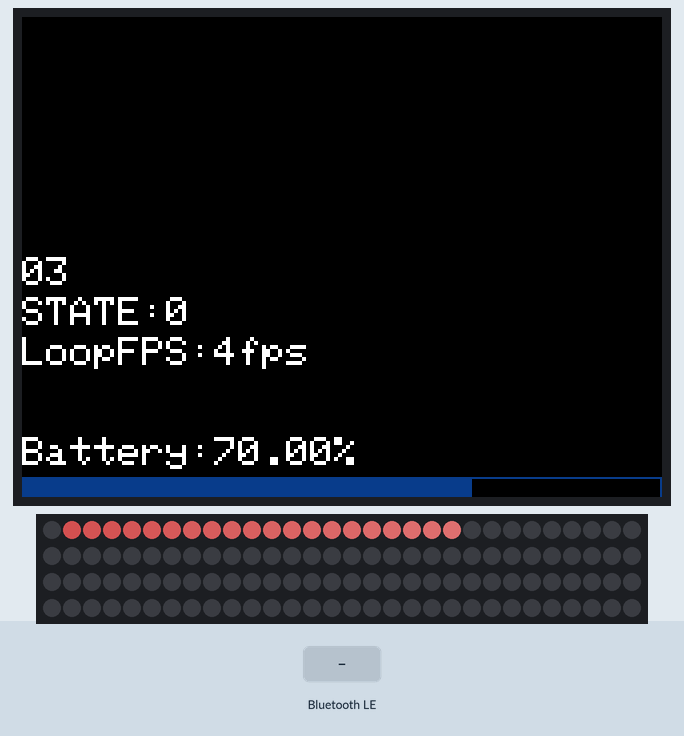
Simulated run of this sketch. Board: ESP32. Parts: 320×240 colour display, 120 RGB LEDs in strip order, left to right, continuing on the next row. The inputs (shaded band) are chosen by the test bench. Dim RGB values are drawn brighter than linear; nothing arrives over Bluetooth unless stated; a phone connects over Bluetooth LE 3 s after start; what the sketch prints to the serial monitor is not drawn.

Above: at 1.4 s.
1.5 s: Bluetooth LE write "loop0" received
At 1.81 s:
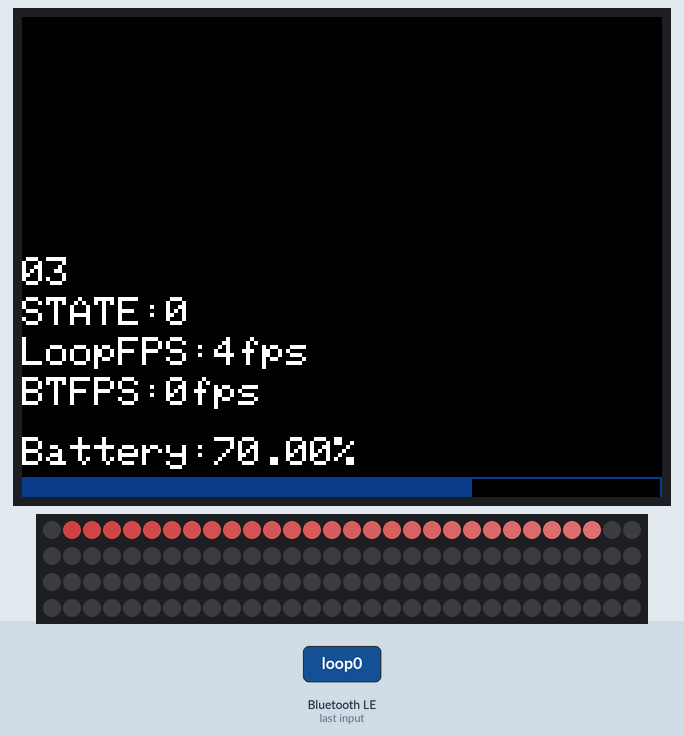
4.9 s: Bluetooth LE write "3" received
At 7.34 s:
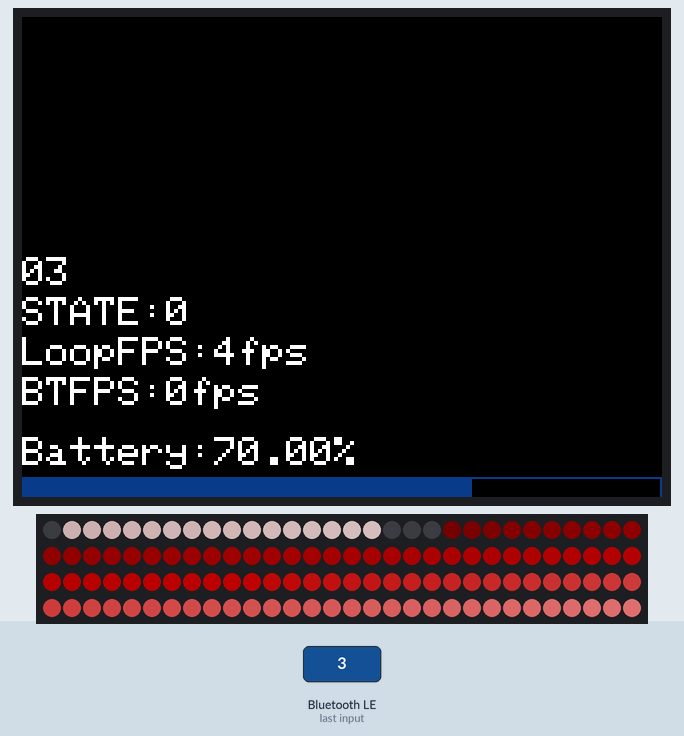
7.9 s: Bluetooth LE write "5" received
At 9.48 s:
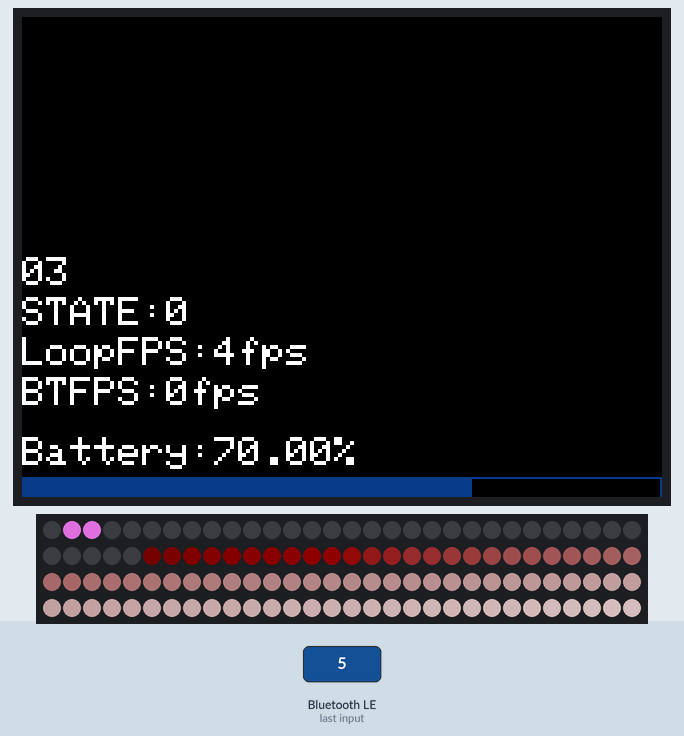
10.9 s: Bluetooth LE write "loop1" received
At 11.94 s:
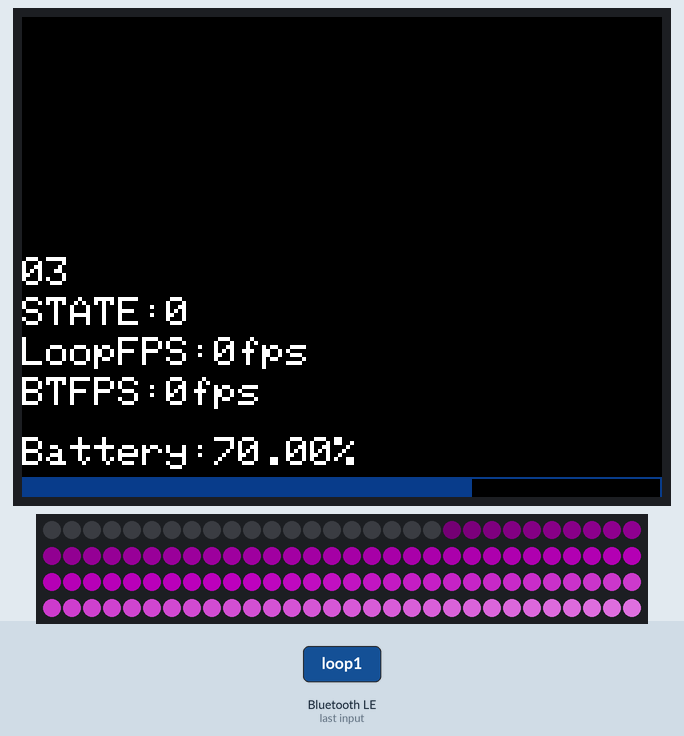

The sketch:

BLE_write_RGBW.ino
```cpp
/*
    Based on Neil Kolban example for IDF: https://github.com/nkolban/esp32-snippets/blob/master/cpp_utils/tests/BLE%20Tests/SampleWrite.cpp
    Ported to Arduino ESP32 by Evandro Copercini
*/
#include <M5Core2.h>
#include <BLEDevice.h>
#include <BLEUtils.h>
#include <BLEServer.h>
#include <BLE2902.h>

// See the following for generating UUIDs:
// https://www.uuidgenerator.net/

#define SERVICE_UUID        "4fafc201-1fb5-459e-8fcc-c5c9c331914b"
#define CHARACTERISTIC_UUID "beb5483e-36e1-4688-b7f5-ea07361b26a8"

#define CHARACTERISTIC_UUID_RX      "7a4a668e-0f71-11ec-82a8-0242ac130003"
#define CHARACTERISTIC_UUID_NOTIFY  "7a4a668e-0f71-11ec-82a8-0242ac130003"

#include <Adafruit_NeoPixel.h>
#define LED_PIN   32
//#define LED_COUNT 288
#define LED_COUNT 120//60 *2
//#define BRIGHTNESS 64// Set BRIGHTNESS to about 1/4 (max = 255)
#define BRIGHTNESS 200
#define id "03"
Adafruit_NeoPixel strip(LED_COUNT, LED_PIN, NEO_GRBW + NEO_KHZ800);

//#include "math.h"
//#define DEG_TO_RAD(X) (M_PI*(X)/180)
//#include "ColorConverter.h"
//https://github.com/tigoe/ColorConverter

unsigned long now = 0;
unsigned long last = 0;
//String id = "M5Stack-Front-L";
String myValue;
String raw[10] = {"\0"};// H,S,I for 50 pixels

int state = 0;
int counter = 0;
int counterLimit = 10000;
/*
int r = 127;
int g = 127;
int b = 127;
int w = 127;
int leds = 150;
int led_interval = 4;

int led_cycle = 10;
int led_cycle_counter = 0;

int led_speed = 1;
int led_speed_counter = 0;
int led_speed_counter_limit = 20;
bool isGo = true;
*/

void process(){
    Serial.println("Process:"+myValue);

    int l = split(myValue, ',',raw);

    Serial.println("State:"+raw[0]);
    state = raw[0].toInt();
    /*
    Serial.println("R:"+raw[0]);
    Serial.println("G:"+raw[1]);
    Serial.println("B:"+raw[2]);
    Serial.println("W:"+raw[3]);
    Serial.println("Interval:"+raw[4]);
    Serial.println("Cycle:"+raw[5]);
    Serial.println("Speed:"+raw[6]);

    r = raw[0].toInt();
    g = raw[1].toInt();
    b = raw[2].toInt();
    w = raw[3].toInt();
    led_interval = raw[4].toInt();
    led_cycle = raw[5].toInt();
    led_speed = raw[6].toInt();
    */

}

class MyCallbacks: public BLECharacteristicCallbacks {
      //FPS

    unsigned long now = 0;
    unsigned long last = 0;
    void onWrite(BLECharacteristic *pCharacteristic) {
      //Serial.println("OnWrite");
      std::string value = pCharacteristic->getValue();
      if (value.length() > 0) {
        showFps();
        String s = value.c_str();
        myValue = s;
        process();
      }
    }

    void showFps(){
      last = now;
      now = millis();
      int diff = now - last;
      float fps = 1000.0 / (float) diff;
      int ifps = (int)fps;
      String s = String("BTFPS:")+String(ifps).c_str()+String("fps  ");
      M5.Lcd.setCursor(0, 240-60);
      M5.Lcd.setTextSize(2);
      M5.Lcd.print(s);
    }
};


void btSetup(){
  Serial.println("btSetUp");
   BLEDevice::init(id);
  //BLEDevice::setMTU(1080);
  BLEServer *pServer = BLEDevice::createServer();
  //pServer->setCallbacks(new MyServerCallbacks());

  // Create the BLE Service
  BLEService *pService = pServer->createService(SERVICE_UUID);

  // Create a BLE Characteristic

  BLECharacteristic * pNotifyCharacteristic;
  pNotifyCharacteristic = pService->createCharacteristic(
                        CHARACTERISTIC_UUID_NOTIFY,
                        BLECharacteristic::PROPERTY_NOTIFY
                        );

  pNotifyCharacteristic->addDescriptor(new BLE2902());


  BLECharacteristic *pCharacteristic = pService->createCharacteristic(
                                         CHARACTERISTIC_UUID,
                                         /*BLECharacteristic::PROPERTY_READ |*/
                                         BLECharacteristic::PROPERTY_WRITE
                                       );


  pCharacteristic->addDescriptor(new BLE2902());
  pCharacteristic->setCallbacks(new MyCallbacks());

  pCharacteristic->setValue("Hello World");
  pService->start();

  BLEAdvertising *pAdvertising = pServer->getAdvertising();
  pAdvertising->start();
}

void ledSetup(){
  Serial.println("ledSetup");
  strip.begin();           // INITIALIZE NeoPixel strip object (REQUIRED)
  strip.show();            // Turn OFF all pixels ASAP
  strip.setBrightness(BRIGHTNESS);
}


void showBatteryLevel(){
  //https://community.m5stack.com/topic/2994/core2-how-to-know-the-current-battery-level/4
  float batVoltage = M5.Axp.GetBatVoltage();
  float batPercentage = ( batVoltage < 3.2 ) ? 0 : ( batVoltage - 3.2 ) * 100;
  String s = String("Battery:")+String(batPercentage ).c_str()+String("%");
   //M5.Lcd.drawString(s, 0, 100, 1);
  int i = (int) batPercentage;
  M5.Lcd.setCursor(0, 240-30);
  M5.Lcd.setTextSize(2);
  M5.Lcd.print(s);
  M5.Lcd.progressBar(0, 240-10, 320, 20, i);
}


void showFps(){
  last = now;
  now = millis();
  int diff = now - last;
  float fps = 1000.0 / (float) diff;
  int ifps = (int)fps;
  String s = String("LoopFPS:")+String(ifps).c_str()+String("fps  ");
  M5.Lcd.setCursor(0, 240-80);
  M5.Lcd.setTextSize(2);
  M5.Lcd.print(s);
}

void showState(){
  String s = String("STATE:")+String(state)+"   ";
  M5.Lcd.setCursor(0, 240-100);
  M5.Lcd.setTextSize(2);
  M5.Lcd.print(s);
}

void showId(){
  String s = id;
  M5.Lcd.setCursor(0, 240-120);
  M5.Lcd.setTextSize(2);
  M5.Lcd.print(s);
}


//https://algorithm.joho.info/arduino/string-split-delimiter/

int split(String data, char delimiter, String *dst){

    int index = 0;
    int arraySize = (sizeof(data)/sizeof((data)[0]));
    int datalength = data.length();

    for (int i = 0; i < 10; i++) {
      dst[i] = "";
    }

    for (int i = 0; i < datalength; i++) {
        char tmp = data.charAt(i);
        if ( tmp == delimiter ) {
            index++;
            if ( index > (arraySize - 1)) return -1;
        }
        else dst[index] += tmp;
        //else dst[index] = tmp;
    }
    return (index + 1);
    //return dst;
}


void setup() {
  M5.begin();
  //Serial.begin(115200);
  Serial.println("setup0");
  M5.Lcd.fillScreen(BLACK);
  Serial.println("setup1");
  btSetup();
  ledSetup();
  showId();
  showBatteryLevel();
}


void loop() {
  if(counter>counterLimit){
    counter = 0;
    showBatteryLevel();
  }
  //Serial.println("loop0");
  //M5.update();
  //Serial.println("loop1");
  showFps();
  showState();

  if(state == 0){
    colorWipeTwo(200,100,100,0,50);
  }
  if(state == 1){
    colorWipeTwo(200,100,100,0,15);
  }

  if(state == 2){
    colorWipeTwo(170,150,150,0,50);
  }
  if(state == 3){
    colorWipeTwo(170,150,150,0,15);
  }

  if(state == 4){
    colorWipeTwo(200,100,200,0,50);
  }
  if(state == 5){
    colorWipeTwo(200,100,200,0,15);
  }

  if(state == 6){
    colorWipeTwo(100,100,200,0,50);
  }
  if(state == 7){
    colorWipeTwo(100,100,200,0,15);
  }

  if(state == 8){
    colorWipeTwo(100,150,200,0,50);
  }
  if(state == 9){
    colorWipeTwo(100,150,200,0,15);
  }

  if(state == 10){
    colorWipeTwo(100,100,100,255,50);
  }
  if(state == 11){
    colorWipeTwo(100,100,100,255,15);
  }

  if(state == 12){
    whiteOverRainbow(75, 5);
  }
  if(state == 13){
    pulseWhite(5);
  }
  if(state == 14){
    rainbowFade2White(3, 3, 1);
  }
  if(state == 99){

  }

  delay(150);//100ms is not enough to make a room for callback
  counter++;

}

// Fill strip pixels one after another with a color. Strip is NOT cleared
// first; anything there will be covered pixel by pixel. Pass in color
// (as a single 'packed' 32-bit value, which you can get by calling
// strip.Color(red, green, blue) as shown in the loop() function above),
// and a delay time (in milliseconds) between pixels.
void colorWipe(uint32_t color, int wait) {
  for(int i=0; i<strip.numPixels(); i++) { // For each pixel in strip...
    strip.setPixelColor(i, color);         //  Set pixel's color (in RAM)
    strip.show();                          //  Update strip to match
    delay(wait);                           //  Pause for a moment
  }
}

void colorWipeTwo(int r,int g,int b,int w, int wait) {

  for(int i=0; i<strip.numPixels(); i++) { // For each pixel in strip...
  //for(int i=0; i<LED_COUNT;i++){
    int counter = 0;
    for(int j=i; j>0; j--) {
      int rTwo = r-counter;
      if(rTwo<0){
        rTwo = 0;
      }
      int gTwo = g-counter;
      if(gTwo<0){
        gTwo = 0;
      }
      int bTwo = b-counter;
      if(bTwo<0){
        bTwo = 0;
      }
     int wTwo = w-counter;
      if(wTwo<0){
        wTwo = 0;
      }

      uint32_t  c = strip.Color(  rTwo,   gTwo,   bTwo, wTwo);
      strip.setPixelColor(j, c);         //  Set pixel's color (in RAM)
      //counter++;

      int step = 288/strip.numPixels();
      counter+=step;
    }

    strip.show();                          //  Update strip to match
    delay(wait);                           //  Pause for a moment
  }
}

void whiteOverRainbow(int whiteSpeed, int whiteLength) {

  if(whiteLength >= strip.numPixels()) whiteLength = strip.numPixels() - 1;

  int      head          = whiteLength - 1;
  int      tail          = 0;
  int      loops         = 3;
  int      loopNum       = 0;
  uint32_t lastTime      = millis();
  uint32_t firstPixelHue = 0;

  for(;;) { // Repeat forever (or until a 'break' or 'return')
    for(int i=0; i<strip.numPixels(); i++) {  // For each pixel in strip...
      if(((i >= tail) && (i <= head)) ||      //  If between head & tail...
         ((tail > head) && ((i >= tail) || (i <= head)))) {
        strip.setPixelColor(i, strip.Color(0, 0, 0, 255)); // Set white
      } else {                                             // else set rainbow
        int pixelHue = firstPixelHue + (i * 65536L / strip.numPixels());
        strip.setPixelColor(i, strip.gamma32(strip.ColorHSV(pixelHue)));
      }
    }

    strip.show(); // Update strip with new contents
    // There's no delay here, it just runs full-tilt until the timer and
    // counter combination below runs out.

    firstPixelHue += 40; // Advance just a little along the color wheel

    if((millis() - lastTime) > whiteSpeed) { // Time to update head/tail?
      if(++head >= strip.numPixels()) {      // Advance head, wrap around
        head = 0;
        if(++loopNum >= loops) return;
      }
      if(++tail >= strip.numPixels()) {      // Advance tail, wrap around
        tail = 0;
      }
      lastTime = millis();                   // Save time of last movement
    }
  }
}

void pulseWhite(uint8_t wait) {
  for(int j=0; j<256; j++) { // Ramp up from 0 to 255
    // Fill entire strip with white at gamma-corrected brightness level 'j':
    strip.fill(strip.Color(0, 0, 0, strip.gamma8(j)));
    strip.show();
    delay(wait);
  }

  for(int j=255; j>=0; j--) { // Ramp down from 255 to 0
    strip.fill(strip.Color(0, 0, 0, strip.gamma8(j)));
    strip.show();
    delay(wait);
  }
}

void rainbowFade2White(int wait, int rainbowLoops, int whiteLoops) {
  int fadeVal=0, fadeMax=100;

  // Hue of first pixel runs 'rainbowLoops' complete loops through the color
  // wheel. Color wheel has a range of 65536 but it's OK if we roll over, so
  // just count from 0 to rainbowLoops*65536, using steps of 256 so we
  // advance around the wheel at a decent clip.
  for(uint32_t firstPixelHue = 0; firstPixelHue < rainbowLoops*65536;
    firstPixelHue += 256) {

    for(int i=0; i<strip.numPixels(); i++) { // For each pixel in strip...

      // Offset pixel hue by an amount to make one full revolution of the
      // color wheel (range of 65536) along the length of the strip
      // (strip.numPixels() steps):
      uint32_t pixelHue = firstPixelHue + (i * 65536L / strip.numPixels());

      // strip.ColorHSV() can take 1 or 3 arguments: a hue (0 to 65535) or
      // optionally add saturation and value (brightness) (each 0 to 255).
      // Here we're using just the three-argument variant, though the
      // second value (saturation) is a constant 255.
      strip.setPixelColor(i, strip.gamma32(strip.ColorHSV(pixelHue, 255,
        255 * fadeVal / fadeMax)));
    }

    strip.show();
    delay(wait);

    if(firstPixelHue < 65536) {                              // First loop,
      if(fadeVal < fadeMax) fadeVal++;                       // fade in
    } else if(firstPixelHue >= ((rainbowLoops-1) * 65536)) { // Last loop,
      if(fadeVal > 0) fadeVal--;                             // fade out
    } else {
      fadeVal = fadeMax; // Interim loop, make sure fade is at max
    }
  }

  for(int k=0; k<whiteLoops; k++) {
    for(int j=0; j<256; j++) { // Ramp up 0 to 255
      // Fill entire strip with white at gamma-corrected brightness level 'j':
      strip.fill(strip.Color(0, 0, 0, strip.gamma8(j)));
      strip.show();
    }
    delay(1000); // Pause 1 second
    for(int j=255; j>=0; j--) { // Ramp down 255 to 0
      strip.fill(strip.Color(0, 0, 0, strip.gamma8(j)));
      strip.show();
    }
  }

  delay(500); // Pause 1/2 second
}
```

Measured:
- after the input at 1.5 s, the display: first changes after 0.13 s (image 1 shows a later state)
